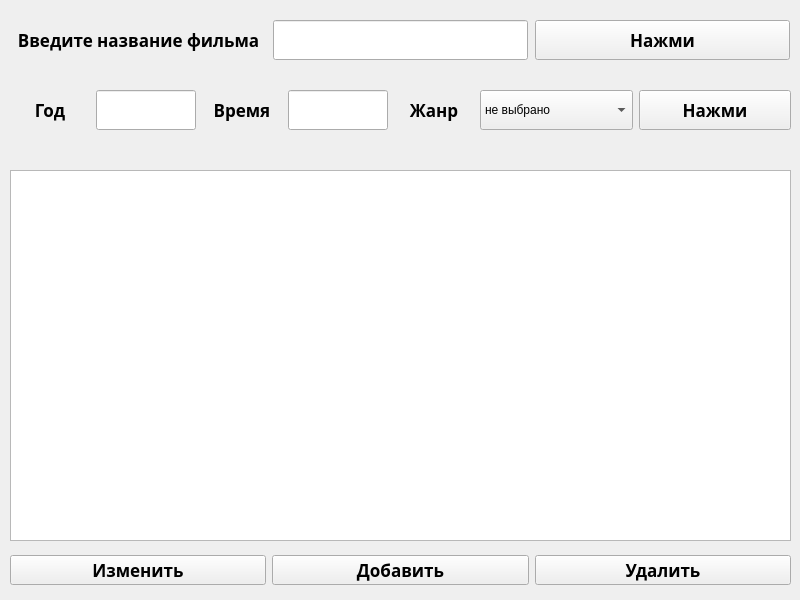
<?xml version="1.0" encoding="UTF-8"?>
<ui version="4.0">
 <class>MainWindow</class>
 <widget class="QMainWindow" name="MainWindow">
  <property name="geometry">
   <rect>
    <x>0</x>
    <y>0</y>
    <width>800</width>
    <height>600</height>
   </rect>
  </property>
  <property name="minimumSize">
   <size>
    <width>800</width>
    <height>600</height>
   </size>
  </property>
  <property name="maximumSize">
   <size>
    <width>800</width>
    <height>600</height>
   </size>
  </property>
  <property name="windowTitle">
   <string>MainWindow</string>
  </property>
  <widget class="QWidget" name="centralwidget">
   <widget class="QWidget" name="horizontalWidget" native="true">
    <property name="geometry">
     <rect>
      <x>10</x>
      <y>10</y>
      <width>781</width>
      <height>61</height>
     </rect>
    </property>
    <layout class="QHBoxLayout" name="horizontalLayout">
     <item>
      <widget class="QLabel" name="label">
       <property name="minimumSize">
        <size>
         <width>255</width>
         <height>40</height>
        </size>
       </property>
       <property name="maximumSize">
        <size>
         <width>255</width>
         <height>40</height>
        </size>
       </property>
       <property name="font">
        <font>
         <family>Myanmar Text</family>
         <pointsize>13</pointsize>
         <weight>75</weight>
         <bold>true</bold>
        </font>
       </property>
       <property name="text">
        <string>Введите название фильма</string>
       </property>
       <property name="alignment">
        <set>Qt::AlignCenter</set>
       </property>
      </widget>
     </item>
     <item>
      <widget class="QLineEdit" name="line_name">
       <property name="minimumSize">
        <size>
         <width>255</width>
         <height>40</height>
        </size>
       </property>
       <property name="maximumSize">
        <size>
         <width>255</width>
         <height>40</height>
        </size>
       </property>
      </widget>
     </item>
     <item>
      <widget class="QPushButton" name="button_name">
       <property name="minimumSize">
        <size>
         <width>255</width>
         <height>40</height>
        </size>
       </property>
       <property name="maximumSize">
        <size>
         <width>255</width>
         <height>40</height>
        </size>
       </property>
       <property name="font">
        <font>
         <family>Myanmar Text</family>
         <pointsize>13</pointsize>
         <weight>75</weight>
         <bold>true</bold>
        </font>
       </property>
       <property name="text">
        <string>Нажми</string>
       </property>
      </widget>
     </item>
    </layout>
   </widget>
   <widget class="QWidget" name="horizontalWidget_2" native="true">
    <property name="geometry">
     <rect>
      <x>10</x>
      <y>80</y>
      <width>781</width>
      <height>61</height>
     </rect>
    </property>
    <layout class="QHBoxLayout" name="horizontalLayout_2">
     <item>
      <widget class="QLabel" name="label_2">
       <property name="minimumSize">
        <size>
         <width>80</width>
         <height>40</height>
        </size>
       </property>
       <property name="maximumSize">
        <size>
         <width>80</width>
         <height>40</height>
        </size>
       </property>
       <property name="font">
        <font>
         <family>Myanmar Text</family>
         <pointsize>13</pointsize>
         <weight>75</weight>
         <bold>true</bold>
        </font>
       </property>
       <property name="text">
        <string>Год</string>
       </property>
       <property name="alignment">
        <set>Qt::AlignCenter</set>
       </property>
      </widget>
     </item>
     <item>
      <widget class="QLineEdit" name="line_year">
       <property name="minimumSize">
        <size>
         <width>100</width>
         <height>40</height>
        </size>
       </property>
       <property name="maximumSize">
        <size>
         <width>100</width>
         <height>40</height>
        </size>
       </property>
      </widget>
     </item>
     <item>
      <widget class="QLabel" name="label_3">
       <property name="minimumSize">
        <size>
         <width>80</width>
         <height>40</height>
        </size>
       </property>
       <property name="maximumSize">
        <size>
         <width>80</width>
         <height>40</height>
        </size>
       </property>
       <property name="font">
        <font>
         <family>Myanmar Text</family>
         <pointsize>13</pointsize>
         <weight>75</weight>
         <bold>true</bold>
        </font>
       </property>
       <property name="text">
        <string>Время</string>
       </property>
       <property name="alignment">
        <set>Qt::AlignCenter</set>
       </property>
      </widget>
     </item>
     <item>
      <widget class="QLineEdit" name="line_time">
       <property name="minimumSize">
        <size>
         <width>100</width>
         <height>40</height>
        </size>
       </property>
       <property name="maximumSize">
        <size>
         <width>100</width>
         <height>40</height>
        </size>
       </property>
      </widget>
     </item>
     <item>
      <widget class="QLabel" name="label_4">
       <property name="minimumSize">
        <size>
         <width>80</width>
         <height>40</height>
        </size>
       </property>
       <property name="maximumSize">
        <size>
         <width>80</width>
         <height>40</height>
        </size>
       </property>
       <property name="font">
        <font>
         <family>Myanmar Text</family>
         <pointsize>13</pointsize>
         <weight>75</weight>
         <bold>true</bold>
        </font>
       </property>
       <property name="text">
        <string>Жанр</string>
       </property>
       <property name="alignment">
        <set>Qt::AlignCenter</set>
       </property>
      </widget>
     </item>
     <item>
      <widget class="QComboBox" name="combo">
       <property name="minimumSize">
        <size>
         <width>0</width>
         <height>40</height>
        </size>
       </property>
       <property name="maximumSize">
        <size>
         <width>16777215</width>
         <height>40</height>
        </size>
       </property>
       <item>
        <property name="text">
         <string>не выбрано</string>
        </property>
       </item>
      </widget>
     </item>
     <item>
      <widget class="QPushButton" name="button_genre">
       <property name="minimumSize">
        <size>
         <width>0</width>
         <height>40</height>
        </size>
       </property>
       <property name="maximumSize">
        <size>
         <width>16777215</width>
         <height>40</height>
        </size>
       </property>
       <property name="font">
        <font>
         <family>Myanmar Text</family>
         <pointsize>13</pointsize>
         <weight>75</weight>
         <bold>true</bold>
        </font>
       </property>
       <property name="text">
        <string>Нажми</string>
       </property>
      </widget>
     </item>
    </layout>
   </widget>
   <widget class="QTableWidget" name="table">
    <property name="geometry">
     <rect>
      <x>10</x>
      <y>170</y>
      <width>781</width>
      <height>371</height>
     </rect>
    </property>
    <property name="minimumSize">
     <size>
      <width>781</width>
      <height>371</height>
     </size>
    </property>
    <property name="maximumSize">
     <size>
      <width>781</width>
      <height>371</height>
     </size>
    </property>
   </widget>
   <widget class="QWidget" name="horizontalWidget_3" native="true">
    <property name="geometry">
     <rect>
      <x>10</x>
      <y>550</y>
      <width>781</width>
      <height>41</height>
     </rect>
    </property>
    <layout class="QHBoxLayout" name="horizontalLayout_3">
     <item>
      <widget class="QPushButton" name="button_save">
       <property name="minimumSize">
        <size>
         <width>0</width>
         <height>30</height>
        </size>
       </property>
       <property name="maximumSize">
        <size>
         <width>16777215</width>
         <height>30</height>
        </size>
       </property>
       <property name="font">
        <font>
         <family>Myanmar Text</family>
         <pointsize>13</pointsize>
         <weight>75</weight>
         <bold>true</bold>
        </font>
       </property>
       <property name="text">
        <string>Изменить</string>
       </property>
      </widget>
     </item>
     <item>
      <widget class="QPushButton" name="button_add">
       <property name="minimumSize">
        <size>
         <width>0</width>
         <height>30</height>
        </size>
       </property>
       <property name="maximumSize">
        <size>
         <width>16777215</width>
         <height>30</height>
        </size>
       </property>
       <property name="font">
        <font>
         <family>Myanmar Text</family>
         <pointsize>13</pointsize>
         <weight>75</weight>
         <bold>true</bold>
        </font>
       </property>
       <property name="text">
        <string>Добавить</string>
       </property>
      </widget>
     </item>
     <item>
      <widget class="QPushButton" name="button_del">
       <property name="minimumSize">
        <size>
         <width>0</width>
         <height>30</height>
        </size>
       </property>
       <property name="maximumSize">
        <size>
         <width>16777215</width>
         <height>30</height>
        </size>
       </property>
       <property name="font">
        <font>
         <family>Myanmar Text</family>
         <pointsize>13</pointsize>
         <weight>75</weight>
         <bold>true</bold>
        </font>
       </property>
       <property name="text">
        <string>Удалить</string>
       </property>
      </widget>
     </item>
    </layout>
   </widget>
  </widget>
 </widget>
 <resources/>
 <connections/>
</ui>
